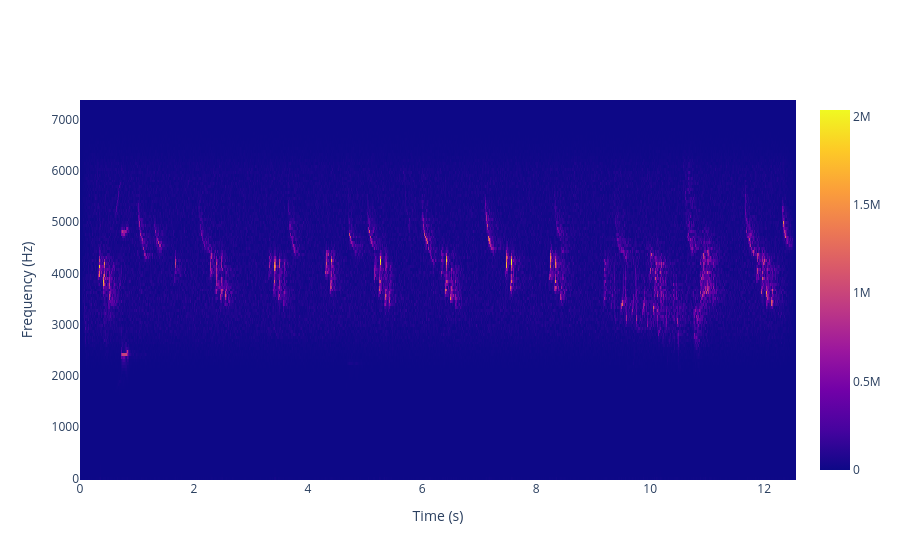

Source (notebook cell):
### Markdown cell above
### 2.5 Visualization Results

Still using the above-mentioned plotting component, we visualize the results of the hardware function

- It can be seen that the lower frequencies are better removed compared to the original signal
- Due to the quantization of the parameters, the values are generally large

### Code cell
plot_spectrogram(output_buffer, fs, mode='2D', max_heat=np.max(abs(output_buffer)))

### Figure 1 — Plotly figure (JSON) as saved in the notebook; plotly's stock layout.template omitted (floating-point values rounded to 4 significant figures; data arrays with more than 128 entries replaced by an {"elided": "..."} marker saying what was removed)
{"data": [{"type": "heatmap", "x": {"elided": "824 float values"}, "y": {"elided": "129 float values"}, "z": {"elided": "129x824 float values"}}], "layout": {"autosize": true, "scene": {"xaxis": {"title": {"text": "Time (s)"}}, "yaxis": {"title": {"text": "Frequency (Hz)"}}, "zaxis": {"title": {"text": "Amplitude"}}}, "xaxis": {"autorange": true, "range": [0.001088, 12.56], "title": {"text": "Time (s)"}, "type": "linear"}, "yaxis": {"autorange": true, "range": [-28.71, 7379.0], "title": {"text": "Frequency (Hz)"}, "type": "linear"}}}
